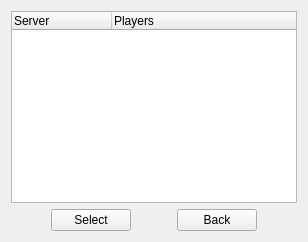
       <widget class="QWidget" name="page_serverList">
        <property name="styleSheet">
         <string notr="true">#page_serverList{background-image: url(:/images/background.jpg);}</string>
        </property>
        <layout class="QVBoxLayout" name="verticalLayout_36">
         <item>
          <widget class="QTreeWidget" name="serverList">
           <property name="horizontalScrollBarPolicy">
            <enum>Qt::ScrollBarAlwaysOff</enum>
           </property>
           <property name="autoScroll">
            <bool>false</bool>
           </property>
           <property name="alternatingRowColors">
            <bool>true</bool>
           </property>
           <property name="iconSize">
            <size>
             <width>16</width>
             <height>16</height>
            </size>
           </property>
           <property name="rootIsDecorated">
            <bool>false</bool>
           </property>
           <column>
            <property name="text">
             <string>Server</string>
            </property>
           </column>
           <column>
            <property name="text">
             <string>Players</string>
            </property>
           </column>
          </widget>
         </item>
         <item>
          <layout class="QHBoxLayout" name="horizontalLayout_53">
           <item>
            <spacer name="horizontalSpacer_57">
             <property name="orientation">
              <enum>Qt::Horizontal</enum>
             </property>
             <property name="sizeHint" stdset="0">
              <size>
               <width>40</width>
               <height>20</height>
              </size>
             </property>
            </spacer>
           </item>
           <item>
            <widget class="QPushButton" name="serverListSelect">
             <property name="text">
              <string>Select</string>
             </property>
            </widget>
           </item>
           <item>
            <spacer name="horizontalSpacer_59">
             <property name="orientation">
              <enum>Qt::Horizontal</enum>
             </property>
             <property name="sizeHint" stdset="0">
              <size>
               <width>40</width>
               <height>20</height>
              </size>
             </property>
            </spacer>
           </item>
           <item>
            <widget class="QPushButton" name="serverListBack">
             <property name="text">
              <string>Back</string>
             </property>
            </widget>
           </item>
           <item>
            <spacer name="horizontalSpacer_58">
             <property name="orientation">
              <enum>Qt::Horizontal</enum>
             </property>
             <property name="sizeHint" stdset="0">
              <size>
               <width>40</width>
               <height>20</height>
              </size>
             </property>
            </spacer>
           </item>
          </layout>
         </item>
        </layout>
       </widget>
